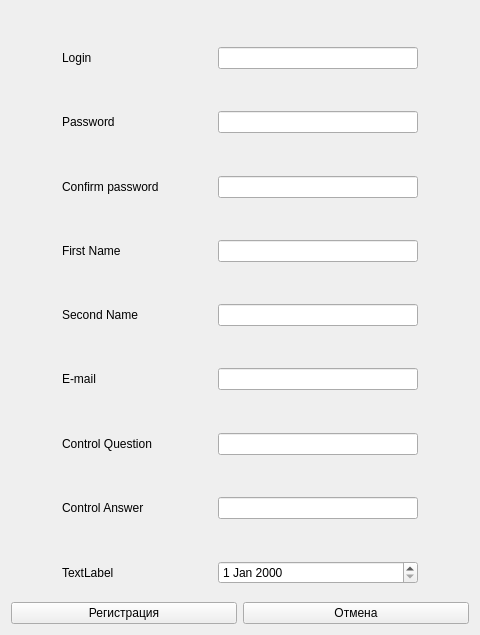
<?xml version="1.0" encoding="UTF-8"?>
<ui version="4.0">
 <class>Registration</class>
 <widget class="QWidget" name="Registration">
  <property name="geometry">
   <rect>
    <x>0</x>
    <y>0</y>
    <width>480</width>
    <height>635</height>
   </rect>
  </property>
  <property name="windowTitle">
   <string>Form</string>
  </property>
  <layout class="QVBoxLayout" name="verticalLayout">
   <item>
    <layout class="QGridLayout" name="gridLayout">
     <item row="5" column="2">
      <spacer name="horizontalSpacer">
       <property name="orientation">
        <enum>Qt::Horizontal</enum>
       </property>
       <property name="sizeHint" stdset="0">
        <size>
         <width>40</width>
         <height>20</height>
        </size>
       </property>
      </spacer>
     </item>
     <item row="5" column="3">
      <widget class="QLineEdit" name="lineEdit_confirm">
       <property name="minimumSize">
        <size>
         <width>200</width>
         <height>0</height>
        </size>
       </property>
      </widget>
     </item>
     <item row="9" column="3">
      <widget class="QLineEdit" name="lineEdit_secondName">
       <property name="minimumSize">
        <size>
         <width>200</width>
         <height>0</height>
        </size>
       </property>
      </widget>
     </item>
     <item row="5" column="4">
      <spacer name="horizontalSpacer_3">
       <property name="orientation">
        <enum>Qt::Horizontal</enum>
       </property>
       <property name="sizeHint" stdset="0">
        <size>
         <width>40</width>
         <height>20</height>
        </size>
       </property>
      </spacer>
     </item>
     <item row="0" column="3">
      <spacer name="verticalSpacer_11">
       <property name="orientation">
        <enum>Qt::Vertical</enum>
       </property>
       <property name="sizeHint" stdset="0">
        <size>
         <width>20</width>
         <height>40</height>
        </size>
       </property>
      </spacer>
     </item>
     <item row="11" column="3">
      <widget class="QLineEdit" name="lineEdit_email">
       <property name="minimumSize">
        <size>
         <width>200</width>
         <height>0</height>
        </size>
       </property>
      </widget>
     </item>
     <item row="3" column="3">
      <widget class="QLineEdit" name="lineEdit_password">
       <property name="minimumSize">
        <size>
         <width>200</width>
         <height>0</height>
        </size>
       </property>
      </widget>
     </item>
     <item row="10" column="3">
      <spacer name="verticalSpacer_6">
       <property name="orientation">
        <enum>Qt::Vertical</enum>
       </property>
       <property name="sizeHint" stdset="0">
        <size>
         <width>20</width>
         <height>40</height>
        </size>
       </property>
      </spacer>
     </item>
     <item row="15" column="1">
      <widget class="QLabel" name="label_CA">
       <property name="minimumSize">
        <size>
         <width>100</width>
         <height>0</height>
        </size>
       </property>
       <property name="text">
        <string>Control Answer</string>
       </property>
      </widget>
     </item>
     <item row="1" column="1">
      <widget class="QLabel" name="label_login">
       <property name="minimumSize">
        <size>
         <width>100</width>
         <height>0</height>
        </size>
       </property>
       <property name="text">
        <string>Login</string>
       </property>
      </widget>
     </item>
     <item row="17" column="3">
      <widget class="QDateEdit" name="dateEdit">
       <property name="minimumSize">
        <size>
         <width>200</width>
         <height>0</height>
        </size>
       </property>
      </widget>
     </item>
     <item row="3" column="1">
      <widget class="QLabel" name="label_password">
       <property name="minimumSize">
        <size>
         <width>100</width>
         <height>0</height>
        </size>
       </property>
       <property name="text">
        <string>Password</string>
       </property>
      </widget>
     </item>
     <item row="13" column="1">
      <widget class="QLabel" name="label_CQ">
       <property name="minimumSize">
        <size>
         <width>100</width>
         <height>0</height>
        </size>
       </property>
       <property name="text">
        <string>Control Question</string>
       </property>
      </widget>
     </item>
     <item row="13" column="3">
      <widget class="QLineEdit" name="lineEdit_CQ">
       <property name="minimumSize">
        <size>
         <width>200</width>
         <height>0</height>
        </size>
       </property>
      </widget>
     </item>
     <item row="2" column="3">
      <spacer name="verticalSpacer_10">
       <property name="orientation">
        <enum>Qt::Vertical</enum>
       </property>
       <property name="sizeHint" stdset="0">
        <size>
         <width>20</width>
         <height>40</height>
        </size>
       </property>
      </spacer>
     </item>
     <item row="17" column="1">
      <widget class="QLabel" name="label_10">
       <property name="minimumSize">
        <size>
         <width>100</width>
         <height>0</height>
        </size>
       </property>
       <property name="text">
        <string>TextLabel</string>
       </property>
      </widget>
     </item>
     <item row="11" column="1">
      <widget class="QLabel" name="label_email">
       <property name="minimumSize">
        <size>
         <width>100</width>
         <height>0</height>
        </size>
       </property>
       <property name="text">
        <string>E-mail</string>
       </property>
      </widget>
     </item>
     <item row="6" column="3">
      <spacer name="verticalSpacer_8">
       <property name="orientation">
        <enum>Qt::Vertical</enum>
       </property>
       <property name="sizeHint" stdset="0">
        <size>
         <width>20</width>
         <height>40</height>
        </size>
       </property>
      </spacer>
     </item>
     <item row="4" column="3">
      <spacer name="verticalSpacer_9">
       <property name="orientation">
        <enum>Qt::Vertical</enum>
       </property>
       <property name="sizeHint" stdset="0">
        <size>
         <width>20</width>
         <height>40</height>
        </size>
       </property>
      </spacer>
     </item>
     <item row="16" column="3">
      <spacer name="verticalSpacer_3">
       <property name="orientation">
        <enum>Qt::Vertical</enum>
       </property>
       <property name="sizeHint" stdset="0">
        <size>
         <width>20</width>
         <height>40</height>
        </size>
       </property>
      </spacer>
     </item>
     <item row="12" column="3">
      <spacer name="verticalSpacer_5">
       <property name="orientation">
        <enum>Qt::Vertical</enum>
       </property>
       <property name="sizeHint" stdset="0">
        <size>
         <width>20</width>
         <height>40</height>
        </size>
       </property>
      </spacer>
     </item>
     <item row="15" column="3">
      <widget class="QLineEdit" name="lineEdit_CA">
       <property name="minimumSize">
        <size>
         <width>200</width>
         <height>0</height>
        </size>
       </property>
      </widget>
     </item>
     <item row="7" column="1">
      <widget class="QLabel" name="label_name">
       <property name="minimumSize">
        <size>
         <width>100</width>
         <height>0</height>
        </size>
       </property>
       <property name="text">
        <string>First Name</string>
       </property>
      </widget>
     </item>
     <item row="5" column="0">
      <spacer name="horizontalSpacer_2">
       <property name="orientation">
        <enum>Qt::Horizontal</enum>
       </property>
       <property name="sizeHint" stdset="0">
        <size>
         <width>40</width>
         <height>20</height>
        </size>
       </property>
      </spacer>
     </item>
     <item row="5" column="1">
      <widget class="QLabel" name="label_confirm">
       <property name="minimumSize">
        <size>
         <width>100</width>
         <height>0</height>
        </size>
       </property>
       <property name="text">
        <string>Confirm password</string>
       </property>
      </widget>
     </item>
     <item row="8" column="3">
      <spacer name="verticalSpacer_7">
       <property name="orientation">
        <enum>Qt::Vertical</enum>
       </property>
       <property name="sizeHint" stdset="0">
        <size>
         <width>20</width>
         <height>40</height>
        </size>
       </property>
      </spacer>
     </item>
     <item row="1" column="3">
      <widget class="QLineEdit" name="lineEdit_login">
       <property name="minimumSize">
        <size>
         <width>200</width>
         <height>0</height>
        </size>
       </property>
      </widget>
     </item>
     <item row="14" column="3">
      <spacer name="verticalSpacer_4">
       <property name="orientation">
        <enum>Qt::Vertical</enum>
       </property>
       <property name="sizeHint" stdset="0">
        <size>
         <width>20</width>
         <height>40</height>
        </size>
       </property>
      </spacer>
     </item>
     <item row="7" column="3">
      <widget class="QLineEdit" name="lineEdit_name">
       <property name="minimumSize">
        <size>
         <width>200</width>
         <height>0</height>
        </size>
       </property>
      </widget>
     </item>
     <item row="9" column="1">
      <widget class="QLabel" name="label_secondName">
       <property name="minimumSize">
        <size>
         <width>100</width>
         <height>0</height>
        </size>
       </property>
       <property name="text">
        <string>Second Name</string>
       </property>
      </widget>
     </item>
    </layout>
   </item>
   <item>
    <spacer name="verticalSpacer_12">
     <property name="orientation">
      <enum>Qt::Vertical</enum>
     </property>
     <property name="sizeHint" stdset="0">
      <size>
       <width>20</width>
       <height>40</height>
      </size>
     </property>
    </spacer>
   </item>
   <item>
    <spacer name="verticalSpacer">
     <property name="orientation">
      <enum>Qt::Vertical</enum>
     </property>
     <property name="sizeHint" stdset="0">
      <size>
       <width>20</width>
       <height>40</height>
      </size>
     </property>
    </spacer>
   </item>
   <item>
    <layout class="QHBoxLayout" name="horizontalLayout">
     <item>
      <widget class="QPushButton" name="pushButton_regist">
       <property name="maximumSize">
        <size>
         <width>300</width>
         <height>300</height>
        </size>
       </property>
       <property name="text">
        <string>Регистрация</string>
       </property>
      </widget>
     </item>
     <item>
      <widget class="QPushButton" name="pushButton_cancel">
       <property name="maximumSize">
        <size>
         <width>300</width>
         <height>300</height>
        </size>
       </property>
       <property name="text">
        <string>Отмена</string>
       </property>
      </widget>
     </item>
    </layout>
   </item>
  </layout>
 </widget>
 <resources/>
 <connections/>
</ui>
